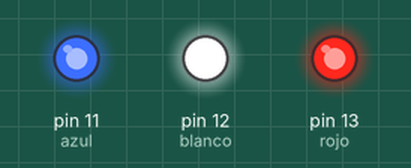
Recording of a sketch running on a simulated Arduino Uno, built with avr-gcc and run on an emulated ATmega328P. Parts: output pins drawn as LEDs (lit = HIGH).

Above: at 1.0 s.
At 5.2 s:
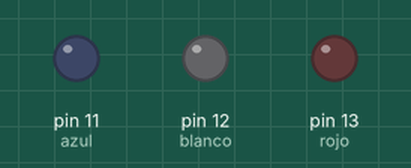
Timing chart, 0 to 7.8 s (numbered marks = the images above):
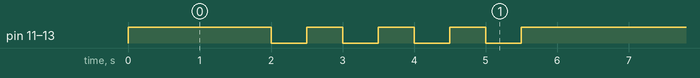

Measured:
- by itself, pin 11 (azul), pin 12 (blanco), pin 13 (rojo): repeats every 6.0 s: 3 × (LOW 0.50 s, HIGH 0.50 s), LOW 0.50 s, HIGH 2.5 s
- by itself, everything shown: repeats every 6.0 s, in 10 steps

The sketch:

Sirena.ino
```cpp
int rojo = 13;
int blanco = 12;
int azul = 11;

void setup() {
  pinMode(rojo, OUTPUT);
  pinMode(blanco, OUTPUT);
  pinMode(azul, OUTPUT);
}

void loop() {
  digitalWrite(rojo,HIGH);
  digitalWrite(blanco,HIGH);
  digitalWrite(azul,HIGH);


  delay(2000);

  digitalWrite(rojo,LOW);
  digitalWrite(azul,LOW);
  digitalWrite(blanco,LOW);


  for (int i = 0; i<4; i++){
    delay(500);
    digitalWrite(rojo,HIGH);
    digitalWrite(blanco,HIGH);
    digitalWrite(azul,HIGH);
    delay(500);
    digitalWrite(rojo,LOW);
    digitalWrite(blanco,LOW);
    digitalWrite(azul,LOW);

  }
}
 
```
